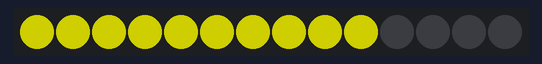
This sketch was run on a simulated Adafruit Circuit Playground Express. On the bench: 14 RGB LEDs in strip order, left to right. Dim RGB values are drawn brighter than linear.

Above: at 0.1 s.
At 8.9 s:
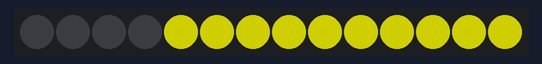

Measured:
- by itself, everything shown: repeats every 9.6 s, in 24 steps
- what the display in image 1 shows lasts 0.5 s, from 8.8 s to 9.3 s

The sketch:

strip.ino
```cpp
// touch for turning on external led
int LEFT_FSRPIN = 0;
int RIGHT_FSRPIN = 1;
#include <Adafruit_NeoPixel.h>

#include <Adafruit_CircuitPlayground.h>

// Which pin on the Arduino is connected to the NeoPixels?
// On a Trinket or Gemma we suggest changing this to 1:
#define LED_PIN    6

// How many NeoPixels are attached to the Arduino?
#define LED_COUNT 14

//leave the light shining
#define FLASH_RATE    500


#define CAP_THRESHOLD   50

// Declare our NeoPixel strip object:
Adafruit_NeoPixel strip (LED_COUNT, LED_PIN, NEO_GRB + NEO_KHZ800);
// Argument 1 = Number of pixels in NeoPixel strip
// Argument 2 = Arduino pin number (most are valid)
// Argument 3 = Pixel type flags, add together as needed:
//   NEO_KHZ800  800 KHz bitstream (most NeoPixel products w/WS2812 LEDs)
//   NEO_KHZ400  400 KHz (classic 'v1' (not v2) FLORA pixels, WS2811 drivers)
//   NEO_GRB     Pixels are wired for GRB bitstream (most NeoPixel products)
//   NEO_RGB     Pixels are wired for RGB bitstream (v1 FLORA pixels, not v2)
//   NEO_RGBW    Pixels are wired for RGBW bitstream (NeoPixel RGBW products)

////////////////////////////////////////////////////////////////////////////
boolean capButton(uint8_t pad) {
  if (CircuitPlayground.readCap(pad) > CAP_THRESHOLD) {
    return true;
  } else {
    return false;
  }
}


void setup() {
  strip.begin();
  strip.show(); // Initialize all pixels to 'off'
  strip.setBrightness(225);

  Serial.begin(9600);
}

void loop() {
//  int leftfsrADC = analogRead(LEFT_FSRPIN); // restore pressure for left
//  int rightfsrADC = analogRead(RIGHT_FSRPIN); // restore pressure for right
//
//  if (leftfsrADC != 0) {
//    float force;
//    }


 //brighten one by one, for each one brighten 6 times
//  if (capButton(0)) {
//    for (int i = 0; i < 6; i++) {
//      for (int j = 0; j < LED_COUNT; j++) { // didnt break
//        //brighten
//        strip.setPixelColor(i, 128, 128, 0);
//        strip.show();
//        delay(FLASH_RATE);
//
//        //clear
//        strip.setPixelColor(i, 0, 0, 0);
//        strip.show();
//        delay(300);
//      }
//    }
//  }


//brighten one by one, for a circle
//  if (capButton(0)) {
//    for (int j = 0; j < LED_COUNT; j++) {
//      for (int i = 0; i < 6; i++) {
//        //brighten
//        strip.setPixelColor(i, 128, 128, 0);
//        strip.show();
//        delay(FLASH_RATE);
//
//        //clear
//        strip.setPixelColor(i, 0, 0, 0);
//        strip.show();
//        delay(300);
//      }
//    }
//  }

// left turning
  if (capButton(0)) {
      for (int i = 0; i < 6; i++) {
        //brighten
        strip.fill(strip.Color(128, 128, 0), 0, 10);
        strip.show();
        delay(FLASH_RATE);

        //clear
        strip.fill(strip.Color(0,0,0), 0, 10);
        strip.show();
        delay(300);
      }
  }

// right turning
  if (capButton(1)) {
      for (int i = 0; i < 6; i++) {
        //brighten
        strip.fill(strip.Color(128, 128, 0), 4, strip.numPixels());
        strip.show();
        delay(FLASH_RATE);

        //clear
        strip.fill(strip.Color(0,0,0), 4, strip.numPixels());
        strip.show();
        delay(300);
      }
  }

}
```
